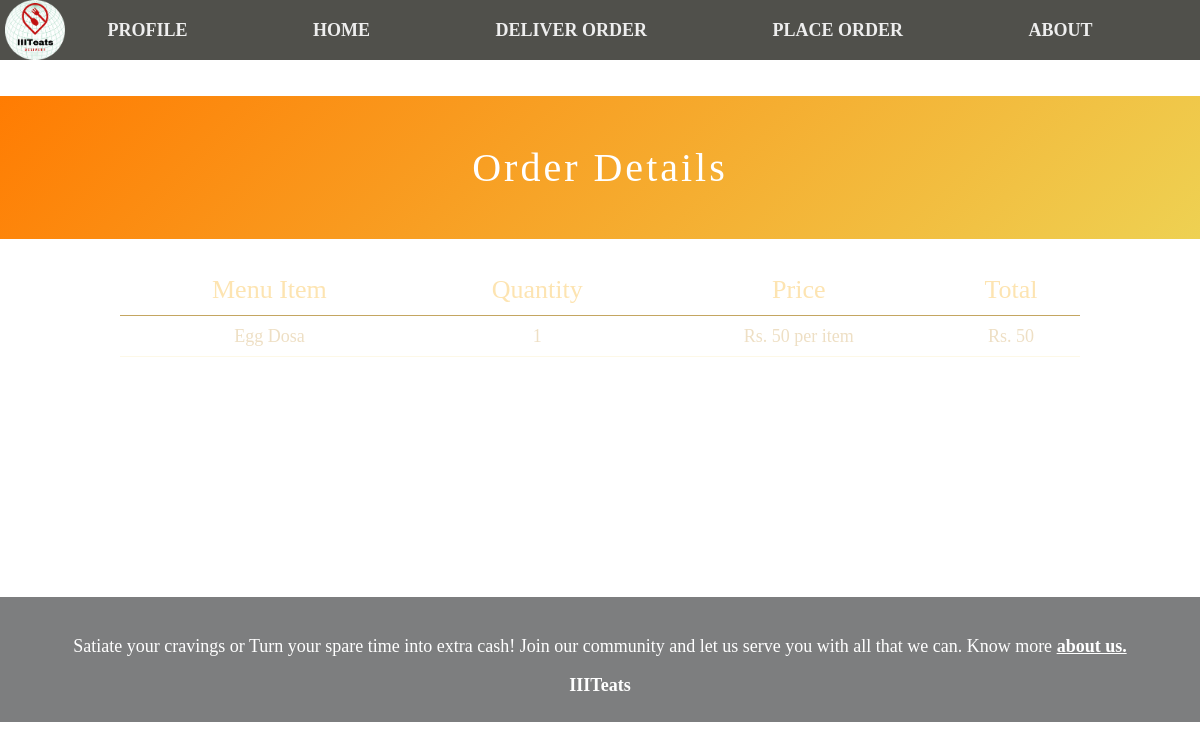
Before: /order_items/4 with the older database file.
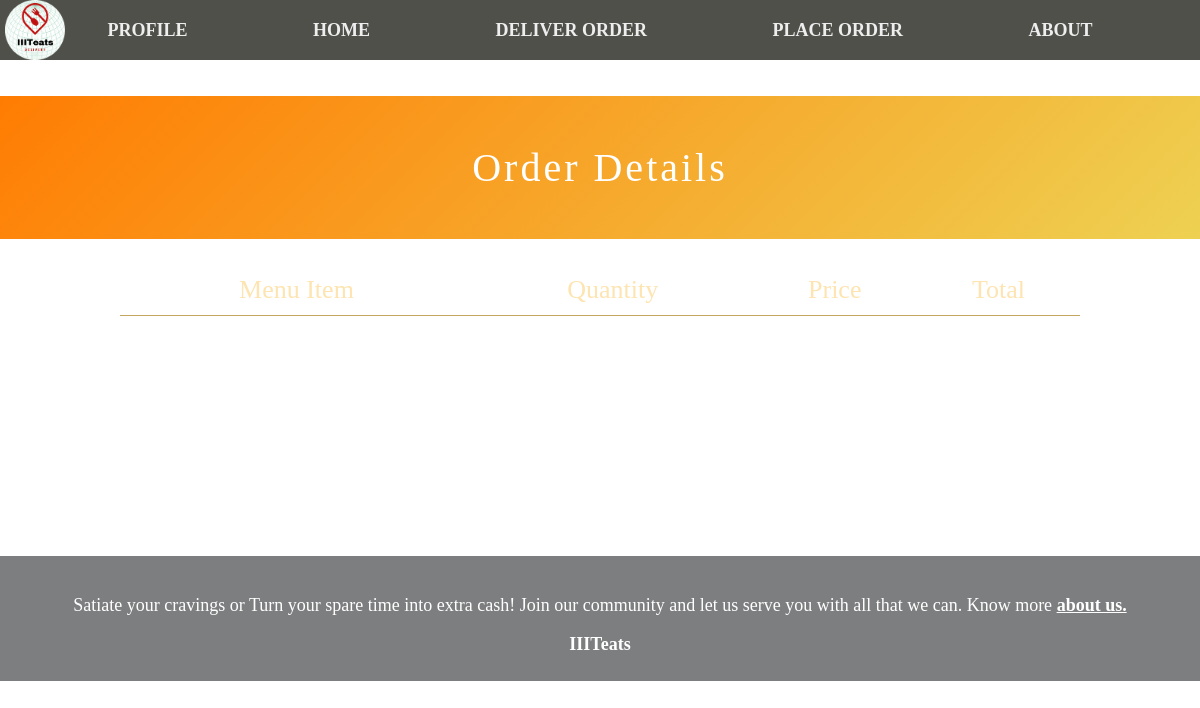
After: the same page with the newer database file.
### tables this page shows
CREATE TABLE orderitems (
item_id integer primary key autoincrement,
order_id integer not null,
menu_id integer not null,
quantity integer not null,
FOREIGN KEY (order_id) REFERENCES Orders(order_id),
foreign key (menu_id) references Menu(menu_id));

CREATE TABLE Menu (
menu_id INTEGER PRIMARY KEY,
canteen_id INTEGER NOT NULL,
item_name TEXT NOT NULL,
item_price INTEGER NOT NULL,
FOREIGN KEY (canteen_id) REFERENCES Canteens(canteen_id));

### app.py (the view)
@app.route('/order_items/<order_id>')
def order_items(order_id):
    conn = sqlite3.connect('iiiteats.db')
    cursor = conn.cursor()
    cursor.execute('''
    SELECT Menu.item_name, OrderItems.quantity, Menu.item_price
    FROM OrderItems
    JOIN Menu ON OrderItems.menu_id = Menu.menu_id
    JOIN Orders ON OrderItems.order_id = Orders.order_id
    WHERE OrderItems.order_id = ? AND orders.delivery_status not like 'delivered'
''', (order_id,))
    order_items_data = cursor.fetchall()
    conn.close()
    return render_template('order_items.html', order_items=order_items_data)

### templates/order_items.html (shortened to what this page needs)
<!DOCTYPE html>
<html>
  <head>
    <link rel="stylesheet" href="../static/order_items.css" />
    <link rel="stylesheet" href="../static/navbar.css" />
    <link rel="stylesheet" href="../static/footer.css" />
  </head>
  <body>
    <nav class="navbar">
      <img src="../static/hackathon_logo.png" alt="logo" />
      <a href="/profile">PROFILE</a>
      <a href="/main">HOME</a>
      <a href="/take_orders">DELIVER ORDER</a>
      <a href="/canteens">PLACE ORDER</a>
      <a href="/about">ABOUT</a>
    </nav>
    <h1>Order Details</h1>
    <table>
      <tr>
        <th>Menu Item</th>
        <th>Quantity</th>
        <th>Price</th>
        <th>Total</th>
      </tr>
      {% for order_item in order_items %}
      <tr>
        <td>{{ order_item[0] }}</td>
        <td>{{ order_item[1] }}</td>
        <td>Rs. {{ order_item[2] }} per item</td>
        <td>Rs. {{ order_item[2] * order_item[1] }} </td>
      </tr>
      {% endfor %}
    </table>
    <footer>
      <br>
      <p>Satiate your cravings or Turn your spare time into extra cash! Join our community and let us serve you with all that we can. Know more <u> <b> <a
                      href="/about">about us.</a> </u> </b> </p>
      <p><b>IIITeats</b></p>
      <br>
  </footer>
  </body>
</html>

Changed rows visible on the page:
removed orderitems: item_name "Egg Dosa", quantity "1", item_price "50", order_item[2]*order_item[1] "50"
